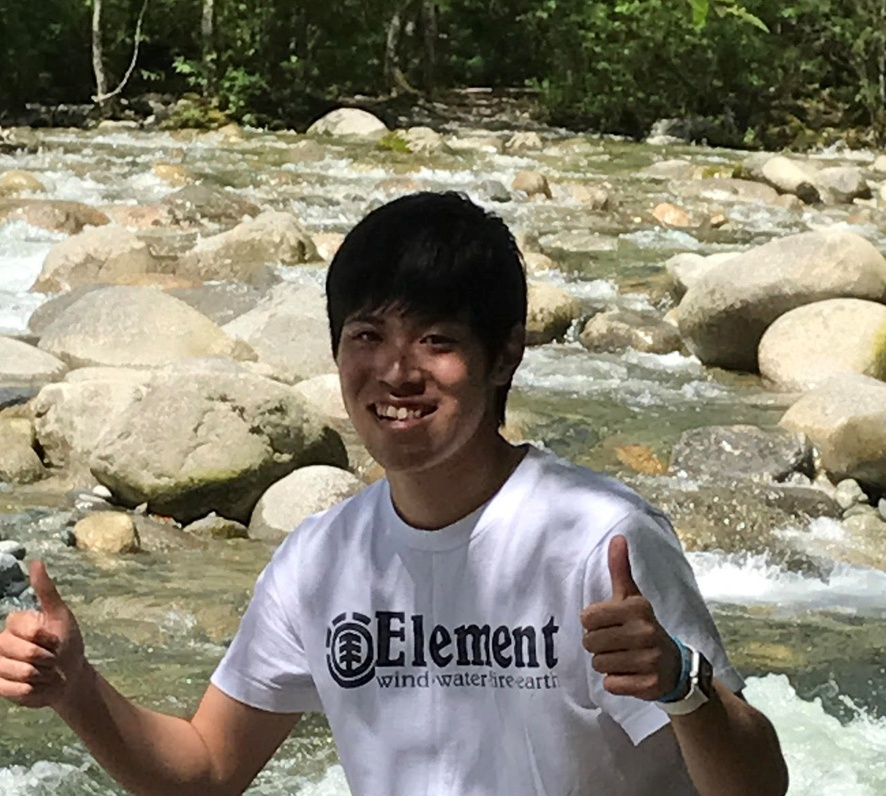
#> input picture cto-profile.jpg, 886 x 796 px, shrunk from 1319 x 1185 before the run
$ python face-detect.py
#> lines starting #> are read from the running program, lines starting #| are printed output that depends on the picture; after the words box and inside, x2 and y2 are one past the last pixel; in counts of white or black regions, pixels touching at a corner belong together
import matplotlib.pyplot as plt
import cv2

# カスケードファイルを指定して検出器を作成 --- (*1)
cascade_file = "haarcascade_frontalface_alt.xml"
cascade = cv2.CascadeClassifier(cascade_file)

# 画像の読み込んでグレイスケールに変換する --- (*2)
img = cv2.imread("cto-profile.jpg")
#> img is the input picture: shape (796, 886, 3); mean B, G, R 113.2, 130.2, 134.6
img_gray = cv2.cvtColor(img, cv2.COLOR_BGR2GRAY)
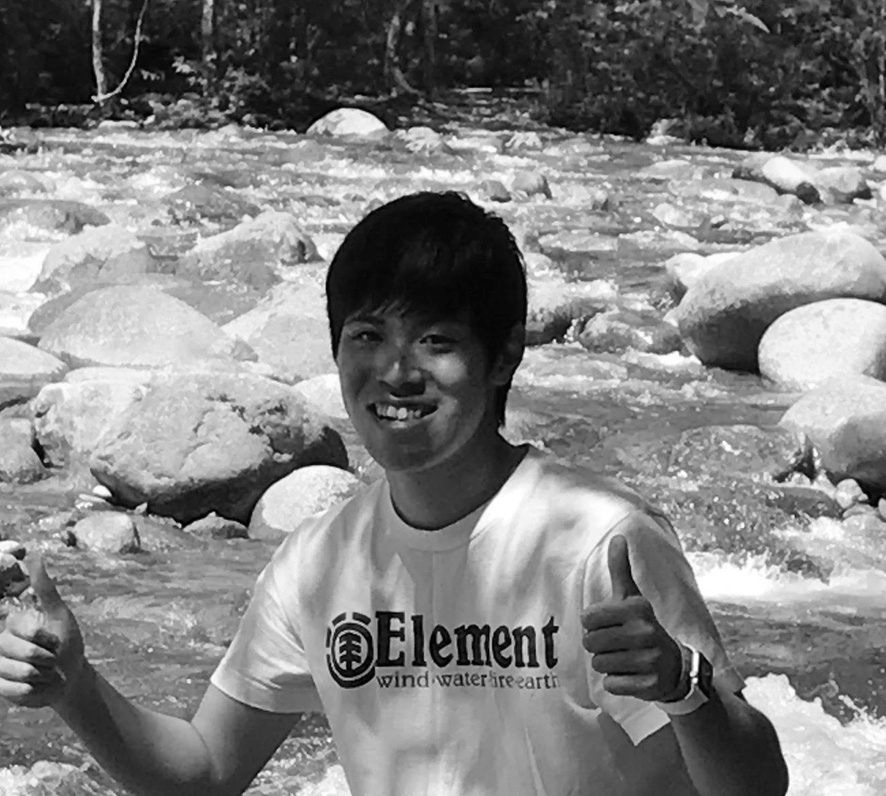
#> img_gray: shape (796, 886); min 0, max 255, mean 129.6

# 顔認識を実行 --- (*3)
face_list = cascade.detectMultiScale(img_gray, minSize=(150,150))
#> face_list = [[307, 265, 193, 193]]
# 結果を確認 --- (*4)
if len(face_list) == 0:
    print("失敗")
    quit()
# 認識した部分に印をつける --- (*5)
for (x,y,w,h) in face_list:
    print("顔の座標=", x, y, w, h)
    red = (0, 0, 255)
    cv2.rectangle(img, (x, y), (x+w, y+h), red, thickness=20)
#> this loop made 1 pass
#> (x, y, w, h, red) on pass 1: (307, 265, 193, 193, (0, 0, 255))
#| 顔の座標= 307 265 193 193
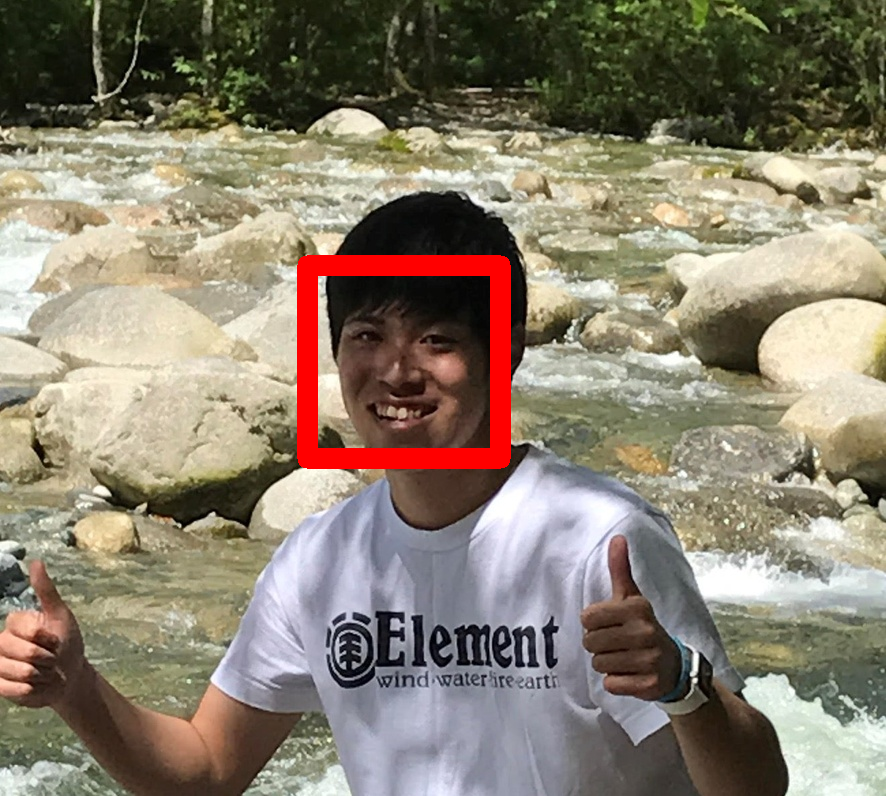
#> img: shape (796, 886, 3); 2.28% of pixels changed, all inside (x1, y1, x2, y2) = (297, 255, 511, 469)

#画像を出力
cv2.imwrite("my-face-detect.png", img)
plt.imshow(cv2.cvtColor(img, cv2.COLOR_BGR2RGB))
plt.show()

$ run again, with family.jpg copied over cto-profile.jpg
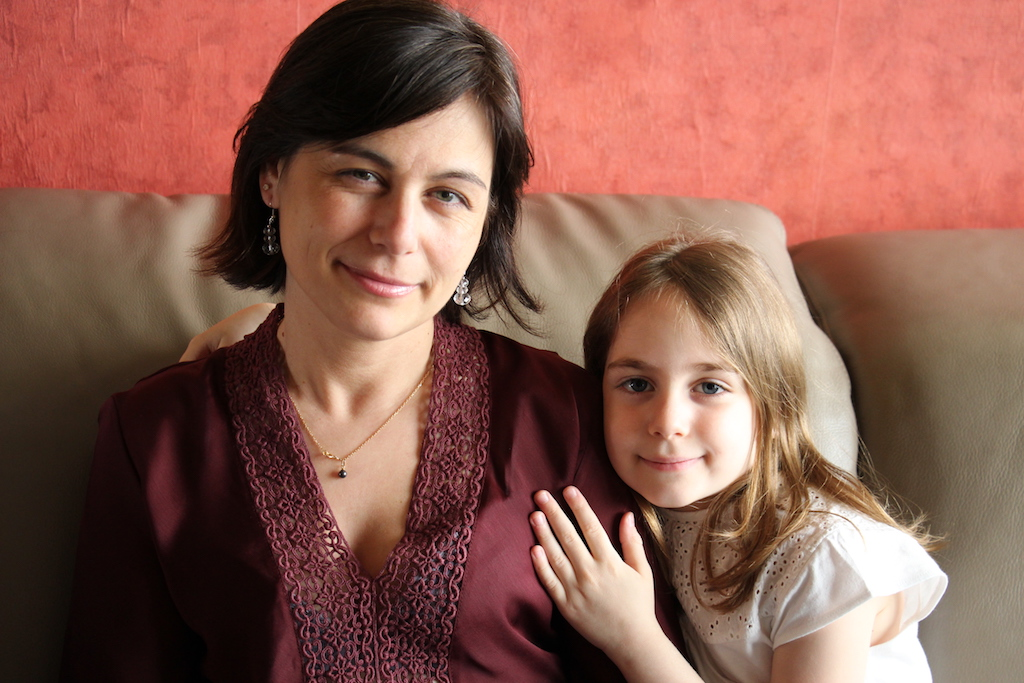
#> input picture family.jpg, 1024 x 683 px
#> img is the input picture: shape (683, 1024, 3); mean B, G, R 81.1, 93.8, 140
#> `img_gray = cv2.cvtColor(img, cv2.COLOR_BGR2GRAY)`:
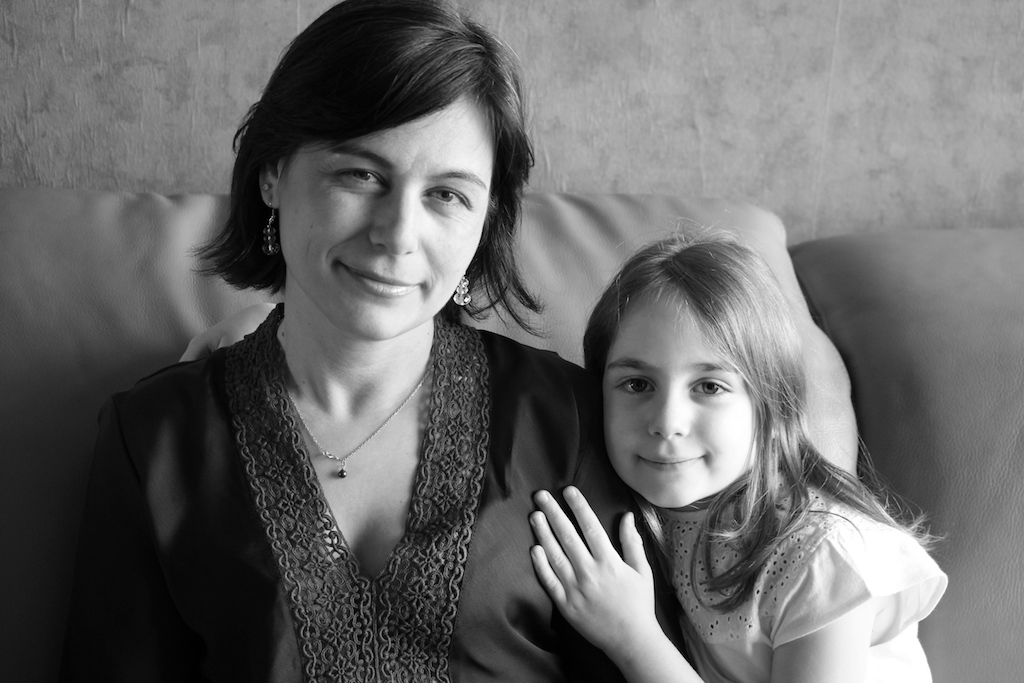
#> img_gray: shape (683, 1024); min 0, max 255, mean 106.2
#> face_list = [[579, 312, 191, 191], [290, 98, 227, 227]]
#> the loop `for (x,y,w,h) in face_list:` made 2 passes
#> (x, y, w, h, red) on passes 1 to 2: (579, 312, 191, 191, (0, 0, 255)), (290, 98, 227, 227, (0, 0, 255))
#> (printed output is left out)
#> after the loop `for (x,y,w,h) in face_list:`:
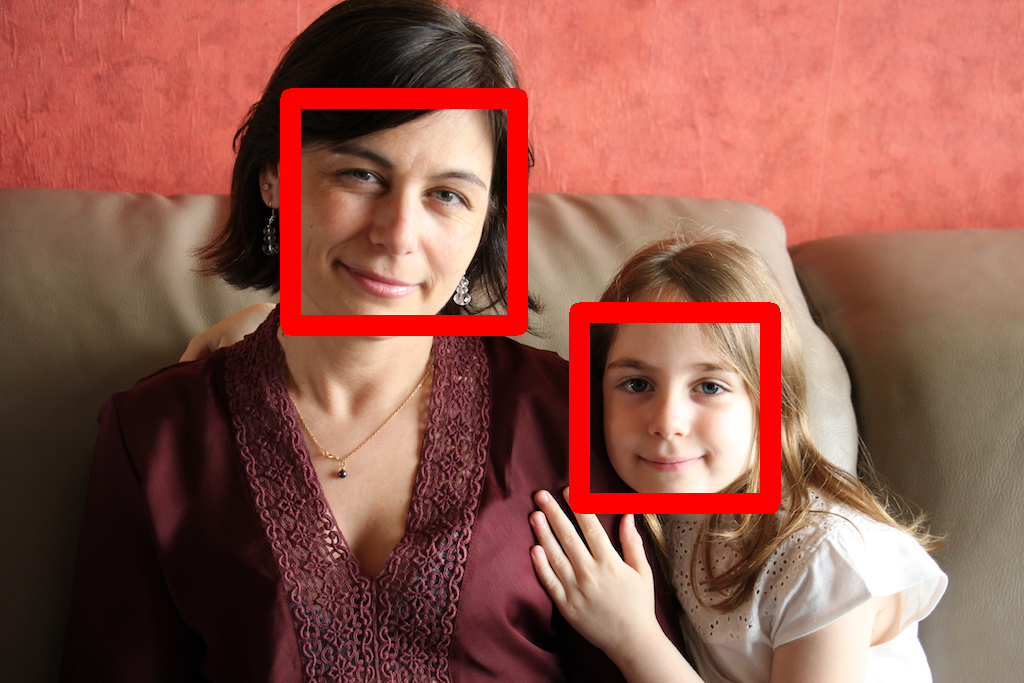
#> img: shape (683, 1024, 3); 4.98% of pixels changed, all inside (x1, y1, x2, y2) = (280, 88, 781, 514)
